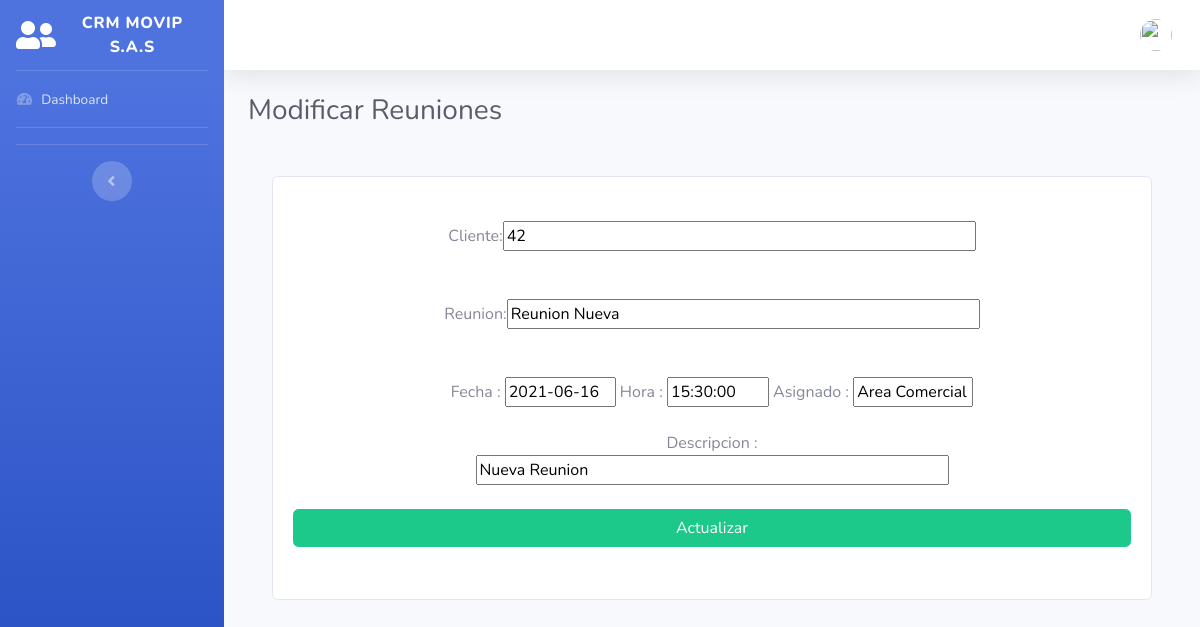
Page /modificarReunion.php?id=42 on the committed database.
### tables this page shows
CREATE TABLE `reuniones` (
  `id_reunion` int(11) NOT NULL,
  `nombre_reunion` varchar(60) NOT NULL,
  `id_usuario` int(50) NOT NULL,
  `fecha_reunion` date NOT NULL,
  `hora_reunion` time NOT NULL,
  `asignado_reunion` varchar(50) NOT NULL,
  `descripcion_reunion` varchar(50) NOT NULL,
  `estado_reunion` varchar(20) NOT NULL
);

### modificarReunion.php (the view, shortened to what this page needs)
<?php
include("conlead.php");
$id_reunion = $_GET['id'];
?>
<!DOCTYPE html>
<html lang="en">
<head>
  <link href="vendor/fontawesome-free/css/all.min.css" rel="stylesheet" type="text/css">
  <link href="css/sb-admin-2.min.css" rel="stylesheet">
</head>
<body id="page-top">
  <div id="wrapper">
    <ul class="navbar-nav bg-gradient-primary sidebar sidebar-dark accordion" id="accordionSidebar">
      <a class="sidebar-brand d-flex align-items-center justify-content-center" href="principal">
        <div class="sidebar-brand-icon">
          <i class="fas fa-user-friends"></i>
        </div>
        <div class="sidebar-brand-text mx-3">CRM Movip S.A.S</div>
      </a>
      <hr class="sidebar-divider my-0">
      <li class="nav-item inactive">
        <a class="nav-link" href="principal">
          <i class="fas fa-fw fa-tachometer-alt"></i>
          <span>Dashboard</span></a>
      </li>
      <hr class="sidebar-divider">
      <hr class="sidebar-divider d-none d-md-block">
      <div class="text-center d-none d-md-inline">
        <button class="rounded-circle border-0" id="sidebarToggle"></button>
      </div>
    </ul>
    <div id="content-wrapper" class="d-flex flex-column">
      <div id="content">
        <nav class="navbar navbar-expand navbar-light bg-white topbar mb-4 static-top shadow">
          <ul class="navbar-nav ml-auto">
            <li class="nav-item dropdown no-arrow">
              <a class="nav-link dropdown-toggle" href="#" id="userDropdown" role="button" data-toggle="dropdown" aria-haspopup="true" aria-expanded="false">
                <img class="img-profile rounded-circle" src="https://source.unsplash.com/QAB-WJcbgJk/60x60">
              </a>
            </li>
          </ul>
        </nav>
        <div class="container-fluid">
          <div class="d-sm-flex align-items-center justify-content-between mb-4">
            <h1 class="h3 mb-0 text-gray-800">Modificar Reuniones</h1>
          </div>
          <fieldset>
            <div class="container p-4">
              <div class="group">
                <div class="card card-body">
                  <form class="form-contact" action="ModificacionReunion.php" method="POST">
                    <div class="form-group" id="responsive-form">
                      <?php
                      $sql = "SELECT * FROM crmpry.reuniones WHERE id_reunion = '$id_reunion'";
                      $result = mysqli_query($conexion2, $sql);
                      while ($mostrar = mysqli_fetch_array($result)) {
                        echo "<br>";
                        echo "<center>Cliente:<input type='text' size='50' name='id_reunion' value ='$mostrar[id_reunion]'></center>";
                        echo "<br>";
                        echo "<br>";
                        echo "<center>Reunion:<input type='text' size='50' name='nombre_reunion' value ='$mostrar[nombre_reunion]'></center>";
                        echo "<br>";
                        echo "<br>";
                        echo "<center>";
                        echo 'Fecha : ';
                        echo "<input type='text' size='10' name='fecha_reunion' value ='$mostrar[fecha_reunion]'> ";
                        echo 'Hora : ';
                        echo "<input type='text' size='9' name='hora_reunion' value ='$mostrar[hora_reunion]'> ";
                        echo 'Asignado : ';
                        echo "<input type='text' size='11' name='asignado_reunion' value ='$mostrar[asignado_reunion]'> ";
                        echo "<br>";
                        echo "<br>";
                        echo 'Descripcion : ';
                        echo "<br>";
                        echo "<input type='text' size='50' name='descripcion_reunion' value ='$mostrar[descripcion_reunion]'> ";
                        echo " <br>";
                        echo " <br>";
                      }
                      ?>
                      <input type="submit" class="btn btn-success btn-block" name="actualizar" value="Actualizar">
          </fieldset>
        </div>
      </div>
    </div>
  </div>
</body>
</html>

### rows in the picture
reuniones: id_reunion "42", nombre_reunion "Reunion Nueva", fecha_reunion "2021-06-16", hora_reunion "15:30:00", asignado_reunion "Area Comercial", descripcion_reunion "Nueva Reunion"
